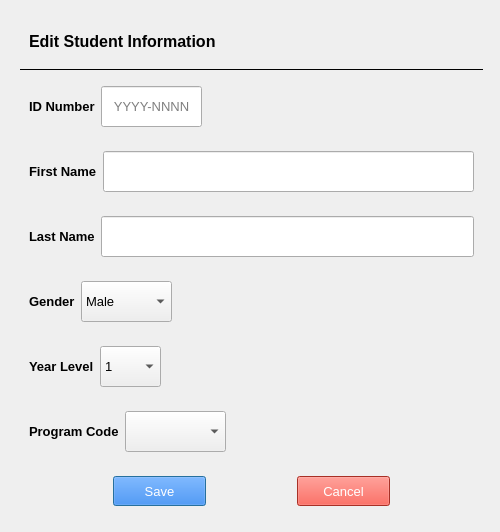
<?xml version="1.0" encoding="UTF-8"?>
<ui version="4.0">
 <class>EditStudent_Dialog</class>
 <widget class="QDialog" name="EditStudent_Dialog">
  <property name="geometry">
   <rect>
    <x>0</x>
    <y>0</y>
    <width>500</width>
    <height>532</height>
   </rect>
  </property>
  <property name="minimumSize">
   <size>
    <width>500</width>
    <height>532</height>
   </size>
  </property>
  <property name="windowTitle">
   <string>Dialog</string>
  </property>
  <layout class="QGridLayout" name="gridLayout_2">
   <item row="0" column="0">
    <widget class="QWidget" name="widget" native="true">
     <property name="minimumSize">
      <size>
       <width>481</width>
       <height>513</height>
      </size>
     </property>
     <layout class="QGridLayout" name="gridLayout">
      <item row="0" column="0">
       <widget class="QWidget" name="widget_3" native="true">
        <layout class="QHBoxLayout" name="horizontalLayout_2">
         <item>
          <widget class="QLabel" name="Edit_Student_text">
           <property name="font">
            <font>
             <pointsize>12</pointsize>
             <weight>75</weight>
             <bold>true</bold>
            </font>
           </property>
           <property name="text">
            <string>Edit Student Information</string>
           </property>
          </widget>
         </item>
         <item>
          <spacer name="horizontalSpacer">
           <property name="orientation">
            <enum>Qt::Horizontal</enum>
           </property>
           <property name="sizeHint" stdset="0">
            <size>
             <width>40</width>
             <height>20</height>
            </size>
           </property>
          </spacer>
         </item>
        </layout>
       </widget>
      </item>
      <item row="1" column="0">
       <widget class="Line" name="line">
        <property name="frameShadow">
         <enum>QFrame::Plain</enum>
        </property>
        <property name="orientation">
         <enum>Qt::Horizontal</enum>
        </property>
       </widget>
      </item>
      <item row="2" column="0">
       <widget class="QWidget" name="widget_4" native="true">
        <layout class="QHBoxLayout" name="horizontalLayout_3">
         <item>
          <widget class="QLabel" name="ID_Number_text">
           <property name="font">
            <font>
             <pointsize>10</pointsize>
             <weight>75</weight>
             <bold>true</bold>
            </font>
           </property>
           <property name="text">
            <string>ID Number</string>
           </property>
          </widget>
         </item>
         <item>
          <widget class="QLineEdit" name="ID_Number_input">
           <property name="minimumSize">
            <size>
             <width>101</width>
             <height>41</height>
            </size>
           </property>
           <property name="maximumSize">
            <size>
             <width>101</width>
             <height>41</height>
            </size>
           </property>
           <property name="font">
            <font>
             <pointsize>10</pointsize>
            </font>
           </property>
           <property name="alignment">
            <set>Qt::AlignCenter</set>
           </property>
           <property name="placeholderText">
            <string>YYYY-NNNN</string>
           </property>
          </widget>
         </item>
         <item>
          <spacer name="horizontalSpacer_5">
           <property name="orientation">
            <enum>Qt::Horizontal</enum>
           </property>
           <property name="sizeHint" stdset="0">
            <size>
             <width>236</width>
             <height>20</height>
            </size>
           </property>
          </spacer>
         </item>
        </layout>
       </widget>
      </item>
      <item row="3" column="0">
       <widget class="QWidget" name="widget_5" native="true">
        <layout class="QHBoxLayout" name="horizontalLayout_4">
         <item>
          <widget class="QLabel" name="First_Name_text">
           <property name="font">
            <font>
             <pointsize>10</pointsize>
             <weight>75</weight>
             <bold>true</bold>
            </font>
           </property>
           <property name="text">
            <string>First Name</string>
           </property>
          </widget>
         </item>
         <item>
          <widget class="QLineEdit" name="First_Name_input">
           <property name="minimumSize">
            <size>
             <width>291</width>
             <height>41</height>
            </size>
           </property>
           <property name="font">
            <font>
             <pointsize>10</pointsize>
            </font>
           </property>
          </widget>
         </item>
        </layout>
       </widget>
      </item>
      <item row="4" column="0">
       <widget class="QWidget" name="widget_6" native="true">
        <layout class="QHBoxLayout" name="horizontalLayout_5">
         <item>
          <widget class="QLabel" name="Last_Name_text">
           <property name="font">
            <font>
             <pointsize>10</pointsize>
             <weight>75</weight>
             <bold>true</bold>
            </font>
           </property>
           <property name="text">
            <string>Last Name</string>
           </property>
          </widget>
         </item>
         <item>
          <widget class="QLineEdit" name="Last_Name_input">
           <property name="minimumSize">
            <size>
             <width>171</width>
             <height>41</height>
            </size>
           </property>
           <property name="font">
            <font>
             <pointsize>10</pointsize>
            </font>
           </property>
          </widget>
         </item>
        </layout>
       </widget>
      </item>
      <item row="5" column="0">
       <widget class="QWidget" name="widget_8" native="true">
        <layout class="QHBoxLayout" name="horizontalLayout_7">
         <item>
          <widget class="QLabel" name="Gender_text">
           <property name="font">
            <font>
             <pointsize>10</pointsize>
             <weight>75</weight>
             <bold>true</bold>
            </font>
           </property>
           <property name="text">
            <string>Gender</string>
           </property>
          </widget>
         </item>
         <item>
          <widget class="QComboBox" name="gender_comboBox">
           <property name="minimumSize">
            <size>
             <width>91</width>
             <height>41</height>
            </size>
           </property>
           <property name="font">
            <font>
             <pointsize>10</pointsize>
            </font>
           </property>
           <item>
            <property name="text">
             <string>Male</string>
            </property>
           </item>
           <item>
            <property name="text">
             <string>Female</string>
            </property>
           </item>
          </widget>
         </item>
         <item>
          <spacer name="horizontalSpacer_7">
           <property name="orientation">
            <enum>Qt::Horizontal</enum>
           </property>
           <property name="sizeHint" stdset="0">
            <size>
             <width>278</width>
             <height>20</height>
            </size>
           </property>
          </spacer>
         </item>
        </layout>
       </widget>
      </item>
      <item row="6" column="0">
       <widget class="QWidget" name="widget_7" native="true">
        <layout class="QHBoxLayout" name="horizontalLayout_6">
         <item>
          <widget class="QLabel" name="Year_Level_text">
           <property name="font">
            <font>
             <pointsize>10</pointsize>
             <weight>75</weight>
             <bold>true</bold>
            </font>
           </property>
           <property name="text">
            <string>Year Level</string>
           </property>
          </widget>
         </item>
         <item>
          <widget class="QComboBox" name="Year_Level_comboBox">
           <property name="minimumSize">
            <size>
             <width>61</width>
             <height>41</height>
            </size>
           </property>
           <property name="maximumSize">
            <size>
             <width>61</width>
             <height>41</height>
            </size>
           </property>
           <property name="font">
            <font>
             <pointsize>10</pointsize>
            </font>
           </property>
           <property name="layoutDirection">
            <enum>Qt::LeftToRight</enum>
           </property>
           <item>
            <property name="text">
             <string>1</string>
            </property>
           </item>
           <item>
            <property name="text">
             <string>2</string>
            </property>
           </item>
           <item>
            <property name="text">
             <string>3</string>
            </property>
           </item>
           <item>
            <property name="text">
             <string>4</string>
            </property>
           </item>
          </widget>
         </item>
         <item>
          <spacer name="horizontalSpacer_6">
           <property name="orientation">
            <enum>Qt::Horizontal</enum>
           </property>
           <property name="sizeHint" stdset="0">
            <size>
             <width>282</width>
             <height>20</height>
            </size>
           </property>
          </spacer>
         </item>
        </layout>
       </widget>
      </item>
      <item row="7" column="0">
       <widget class="QWidget" name="widget_9" native="true">
        <layout class="QHBoxLayout" name="horizontalLayout_8">
         <item>
          <widget class="QLabel" name="Program_Code_text">
           <property name="font">
            <font>
             <pointsize>10</pointsize>
             <weight>75</weight>
             <bold>true</bold>
            </font>
           </property>
           <property name="text">
            <string>Program Code</string>
           </property>
          </widget>
         </item>
         <item>
          <widget class="QComboBox" name="program_code_input_comboBox">
           <property name="minimumSize">
            <size>
             <width>101</width>
             <height>41</height>
            </size>
           </property>
           <property name="maximumSize">
            <size>
             <width>121</width>
             <height>41</height>
            </size>
           </property>
          </widget>
         </item>
         <item>
          <spacer name="horizontalSpacer_8">
           <property name="orientation">
            <enum>Qt::Horizontal</enum>
           </property>
           <property name="sizeHint" stdset="0">
            <size>
             <width>209</width>
             <height>20</height>
            </size>
           </property>
          </spacer>
         </item>
        </layout>
       </widget>
      </item>
      <item row="8" column="0">
       <widget class="QWidget" name="widget_2" native="true">
        <layout class="QHBoxLayout" name="horizontalLayout">
         <item>
          <spacer name="horizontalSpacer_2">
           <property name="orientation">
            <enum>Qt::Horizontal</enum>
           </property>
           <property name="sizeHint" stdset="0">
            <size>
             <width>76</width>
             <height>20</height>
            </size>
           </property>
          </spacer>
         </item>
         <item>
          <widget class="QPushButton" name="Save_Button">
           <property name="minimumSize">
            <size>
             <width>93</width>
             <height>30</height>
            </size>
           </property>
           <property name="font">
            <font>
             <pointsize>10</pointsize>
            </font>
           </property>
           <property name="styleSheet">
            <string notr="true">background-color: rgb(26, 115, 232);
color: rgb(255, 255, 255);</string>
           </property>
           <property name="text">
            <string>Save</string>
           </property>
          </widget>
         </item>
         <item>
          <spacer name="horizontalSpacer_3">
           <property name="orientation">
            <enum>Qt::Horizontal</enum>
           </property>
           <property name="sizeHint" stdset="0">
            <size>
             <width>75</width>
             <height>20</height>
            </size>
           </property>
          </spacer>
         </item>
         <item>
          <widget class="QPushButton" name="Cancel_Button">
           <property name="minimumSize">
            <size>
             <width>93</width>
             <height>30</height>
            </size>
           </property>
           <property name="font">
            <font>
             <pointsize>10</pointsize>
            </font>
           </property>
           <property name="styleSheet">
            <string notr="true">background-color: rgb(234, 67, 53);
color: rgb(255, 255, 255);</string>
           </property>
           <property name="text">
            <string>Cancel</string>
           </property>
          </widget>
         </item>
         <item>
          <spacer name="horizontalSpacer_4">
           <property name="orientation">
            <enum>Qt::Horizontal</enum>
           </property>
           <property name="sizeHint" stdset="0">
            <size>
             <width>40</width>
             <height>20</height>
            </size>
           </property>
          </spacer>
         </item>
        </layout>
       </widget>
      </item>
     </layout>
    </widget>
   </item>
  </layout>
 </widget>
 <resources/>
 <connections/>
</ui>
